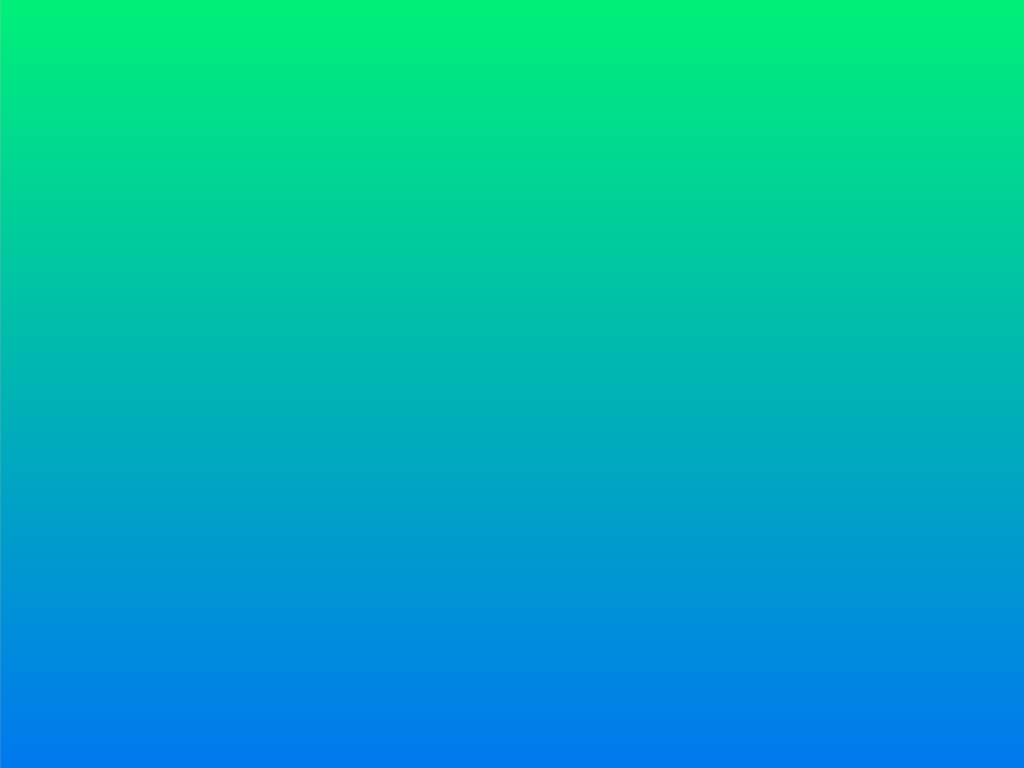
Frame 1 (no input)
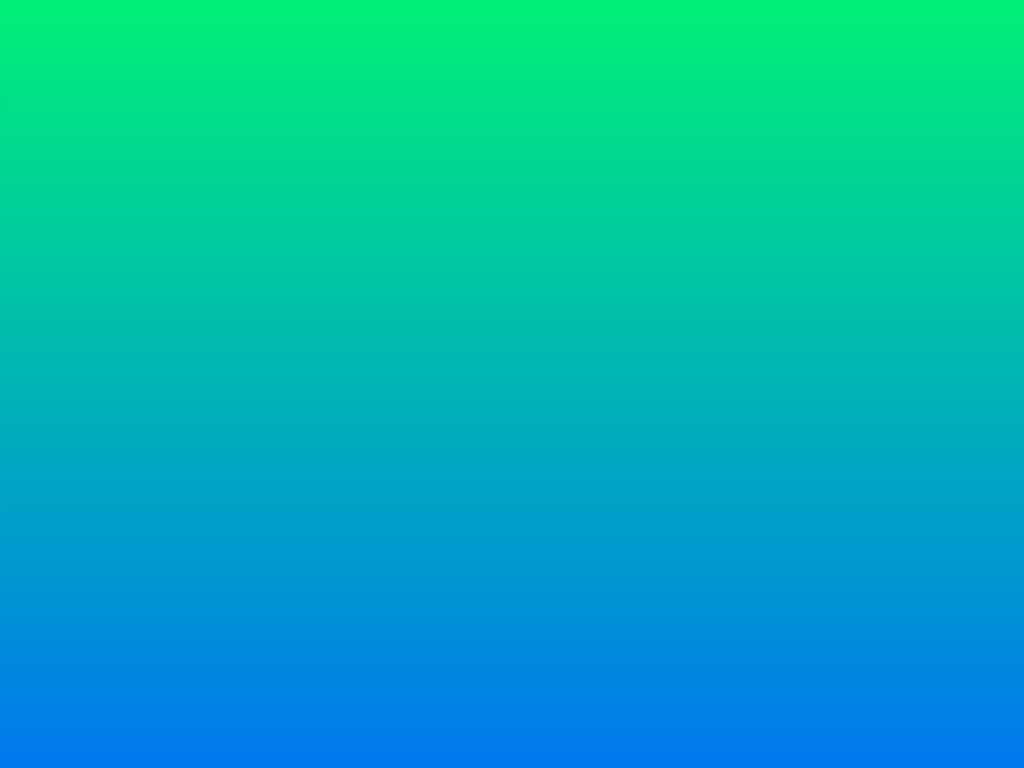
Frame 60 (the mouse pressed at the canvas centre just before this capture)
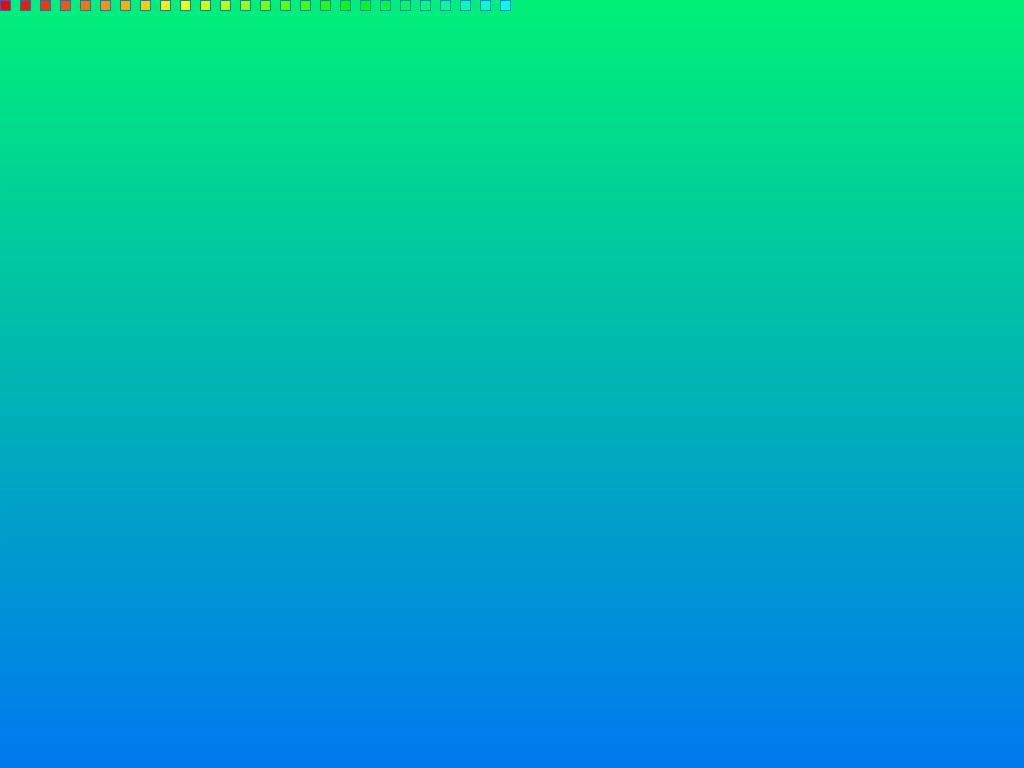
Frame 120 (the mouse held since frame 60 and released just before this capture)

The Processing sketch that drew these frames (run headless with seeded random() and noise(); from frame 60 on, the mouse is pressed at the canvas centre):

// Processing sketch: Graphics_4_Loops
// ── Graphics_4_Loops.pde
/*------------------------------------------------- 
 Loops ::
 
 * Using loops and mouse coordinates to draw an interactive pattern
 a) Simple loop
 b) Nested loop
 
 * More color:
 * color
 * colorMode : RGB, HSB
 * creating Gradients 
 */

// Constants
int Y_AXIS = 1;
int X_AXIS = 2;

// Variables
int spacing = 20;
int rectSize = 10;

//-------------------------------------------------
void setup() {
  size(1024, 768);
}

//-------------------------------------------------
void update() {
  // For more interactions, play with these two:
  // spacing = mouseY/10;
  // rectSize = mouseX/20;
}

//-------------------------------------------------
void draw() {
  update();

  // Gradient Background
  color color1, color2;
  colorMode(RGB, 255);
  color1 = color(0, 240, 120);
  color2 = color(0, 120, 240);
  setGradient(0, 0, width, height, color1, color2, Y_AXIS);

  colorMode(HSB);
  
  // 1. Simple loop
  for (int x = 0; x < mouseX; x += spacing) {
    color rectColor = color(x*255/width, 255, 255);
    fill(rectColor);
    rect(x, 0, rectSize, rectSize);
  }

  // 2. Nested loop! :O
  //for (int x = 0; x < mouseX; x += spacing) {
  //  for (int y = 0; y < mouseY; y += spacing) {
  //    color rectColor = color(x*255/width, y*255/height, 255);
  //    fill(rectColor);
  //    rect(x, y, rectSize, rectSize);
  //  }
  //}
}

//-------------------------------------------------
void setGradient(int x, int y, float w, float h, color c1, color c2, int axis ) {
  noFill();

  if (axis == Y_AXIS) {  // Top to bottom gradient
    for (int i = y; i <= y+h; i++) {
      float inter = map(i, y, y+h, 0, 1);
      color c = lerpColor(c1, c2, inter);
      stroke(c);
      line(x, i, x+w, i);
    }
  } else if (axis == X_AXIS) {  // Left to right gradient
    for (int i = x; i <= x+w; i++) {
      float inter = map(i, x, x+w, 0, 1);
      color c = lerpColor(c1, c2, inter);
      stroke(c);
      line(i, y, i, y+h);
    }
  }
}
